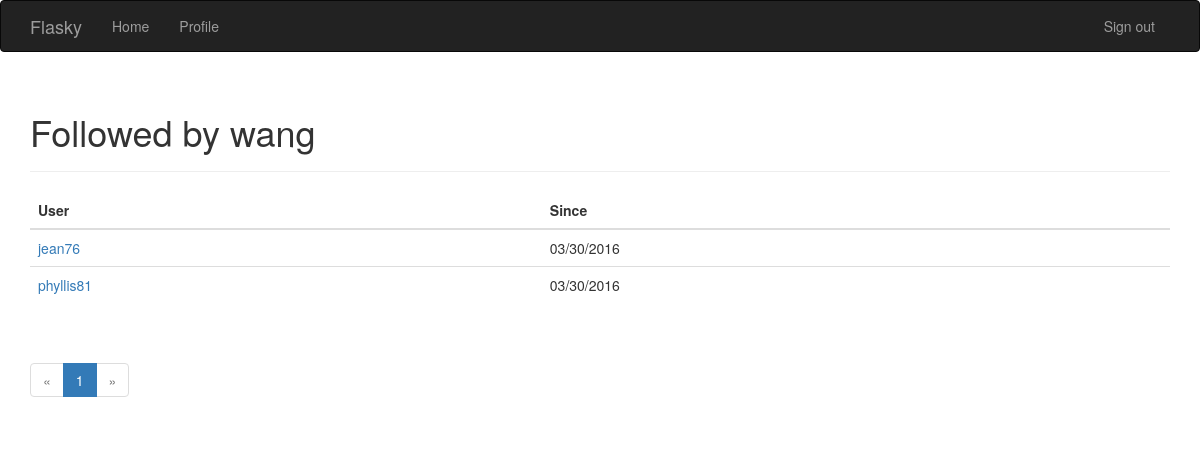
The page /followed-by/wang (signed in) on the database its author committed.
### app/models.py (models this page shows, shortened)
class User(UserMixin, db.Model):
    __tablename__ = 'users'
    id = db.Column(db.Integer, primary_key=True)
    username = db.Column(db.String(64), unique=True, index=True)
    email = db.Column(db.String(64), unique=True, index=True)
    role_id = db.Column(db.Integer, db.ForeignKey('roles.id'))
    password_hash = db.Column(db.String(128))
    posts = db.relationship('Post', backref='author', lazy='dynamic')
    comments = db.relationship('Comment', backref='author', lazy='dynamic')
    location = db.Column(db.String(64))
    about_me = db.Column(db.Text())
    member_since = db.Column(db.DateTime(), default=datetime.utcnow)
    last_seen = db.Column(db.DateTime(), default=datetime.utcnow)
    followed = db.relationship('Follow',                   #当前用户关注的人
                               foreign_keys=[Follow.follower_id],
                               backref=db.backref('follower', lazy='joined'),
                               lazy='dynamic',
                               cascade='all, delete-orphan')
    followers=db.relationship('Follow',                   #关注当前用户的人
                              foreign_keys=[Follow.followed_id],
                              backref=db.backref('followed', lazy='joined'),
                              lazy='dynamic',
                              cascade='all, delete-orphan')
    @property
    def password(self):
        raise AttributeError('password is not a readable attribute')
    def ping(self):
        self.last_seen = datetime.utcnow()
        db.session.add(self)

class Follow(db.Model):
    __tablename__ = 'follows'
    follower_id = db.Column(db.Integer, db.ForeignKey('users.id'),
                            primary_key=True)                    #我关注的人
    followed_id = db.Column(db.Integer, db.ForeignKey('users.id'),
                            primary_key=True)                    #关注我的人
    timestamp = db.Column(db.DateTime, default=datetime.utcnow)

### app/main/views.py (the view)
@main.route('/followed-by/<username>')
def followed_by(username):
    user = User.query.filter_by(username=username).first()
    if user is None:
        flash('Invalid user')
        return redirect(url_for('.index'))
    page = request.args.get('page', 1, type=int)
    pagination = user.followed.paginate(
        page, per_page=2,
        error_out=False)
    follows = [{'user': item.followed, 'timestamp': item.timestamp}
               for item in pagination.items]
    return render_template('followers.html', user=user, title='Followed by',
                    endpoint='.followed_by', pagination=pagination,
                    follows=follows)

### app/auth/views.py (called while the page is built)
@auth.before_app_request
def before_request():
    if current_user.is_authenticated:
        current_user.ping()

### app/main/__init__.py (called while the page is built)
@main.app_context_processor
def inject_permissions():
    return dict(Permission=Permission)

### app/models.py (called while the page is built)
@login_manager.user_loader
def load_user(user_id):
    return User.query.get(int(user_id))

### app/templates/followers.html (shortened to what this page needs)
{% extends "base.html" %}
{% import "_macros.html" as macros %}
{% block page_content %}
<div class="page-header">
    <h1>{{ title }} {{ user.username }}</h1>
</div>
<table class="table table-hover followers">
    <thead><tr><th>User</th><th>Since</th></tr></thead>
    {% for follow in follows %}
    <tr>
        <td>
            <a href="{{ url_for('.user', username=follow.user.username) }}">
                {{ follow.user.username }}
            </a>
        </td>
        <td>{{ moment(follow.timestamp).format('L') }}</td>
    </tr>
    {% endfor %}
</table>
<div class="pagination">
    {{ macros.pagination_widget(pagination, endpoint, username=user.username) }}
</div>
{% endblock %}

### rows shown on the page
User: username "wang"
User: user.username "jean76"
Follow: timestamp "03/30/2016"
User: user.username "phyllis81"
Follow: timestamp "03/30/2016"

### other values the page prints
{{ title }} "Followed by"
{{ p }} "1"
